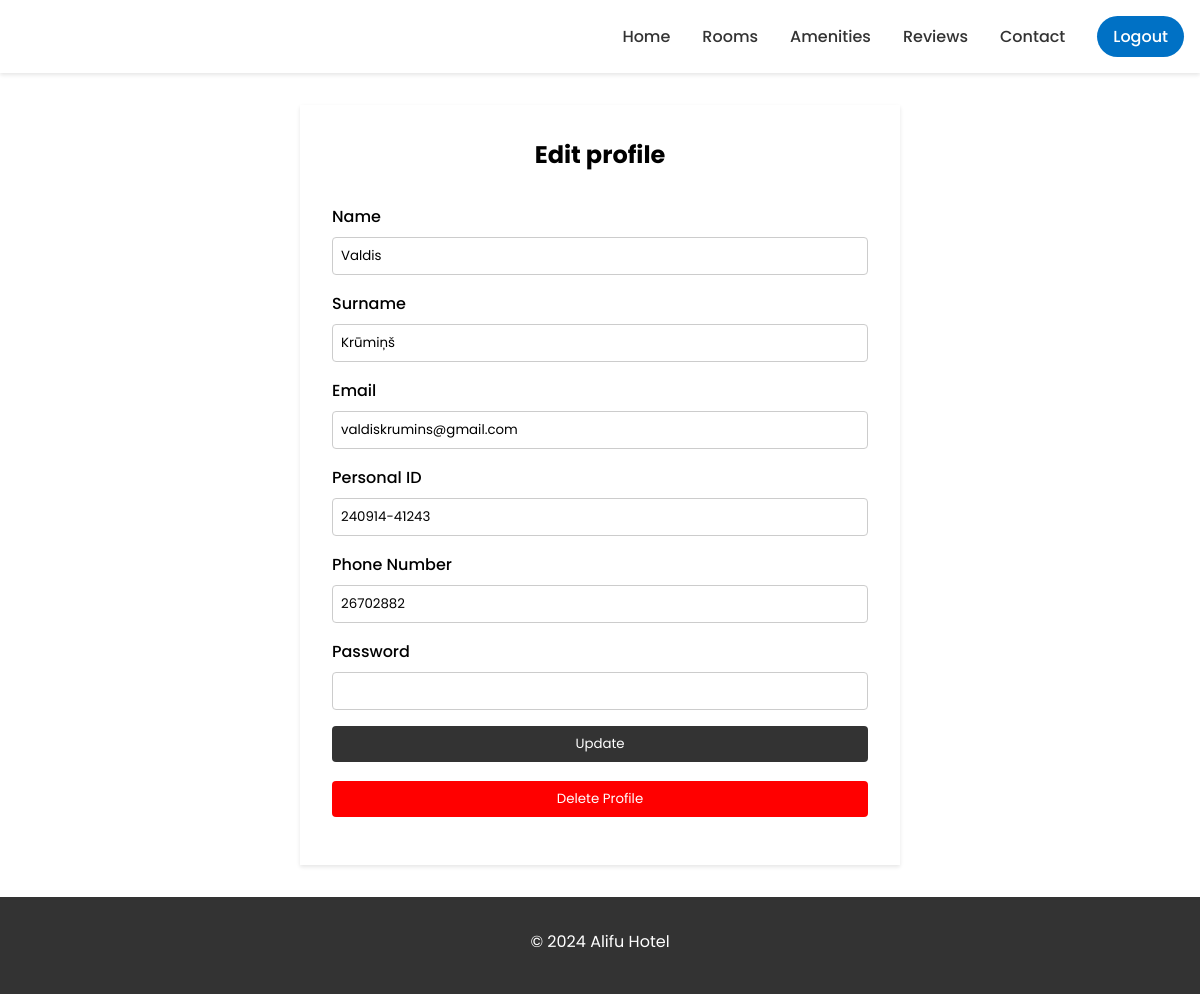
Page /profile.php (signed in) on the committed database.
### tables this page shows
CREATE TABLE `users` (
  `id` int(11) UNSIGNED NOT NULL,
  `name` varchar(255) NOT NULL,
  `surname` varchar(255) NOT NULL,
  `email` varchar(255) NOT NULL,
  `personal_id` char(12) NOT NULL,
  `phone_number` varchar(20) NOT NULL,
  `password` varchar(200) NOT NULL,
  `total_reservations` int(11) UNSIGNED DEFAULT 0,
  `administrator` tinyint(1) DEFAULT 0,
  `created_at` timestamp NOT NULL DEFAULT current_timestamp(),
  `updated_at` timestamp NOT NULL DEFAULT current_timestamp() ON UPDATE current_timestamp()
);

### profile.php (the view, shortened to what this page needs)
<?php
require_once('db_connection.php');
?>
<!DOCTYPE html>
<html lang="en">
  <head>
    <link rel="stylesheet" href="css/profile.css">
  </head>
  <body>
    <header>
      <nav>
        <ul>
          <li><a href="index.php">Home</a></li>
          <li><a href="#">Rooms</a></li>
          <li><a href="#">Amenities</a></li>
          <li><a href="#">Reviews</a></li>
          <li><a href="#">Contact</a></li>
          <a href="backend/logout.php" class="loginregisterbutton">Logout</a>
        </ul>
      </nav>
    </header>
    <main>
      <section class="profile">
        <h2>Edit profile</h2>
        <?php
          $query = "SELECT * FROM users WHERE id = ".$_SESSION['user_id'];
          $result = mysqli_query($conn, $query);
          $row = mysqli_fetch_assoc($result);
        ?>
        <form action="profile.php" method="POST">
          <div class="form-group">
            <label for="name">Name</label>
            <input type="text" name="name" id="name" value="<?php echo $row['name']; ?>" required>
          </div>
          <div class="form-group">
            <label for="surname">Surname</label>
            <input type="text" name="surname" id="surname" value="<?php echo $row['surname']; ?>" required>
          </div>
          <div class="form-group">
            <label for="email">Email</label>
            <input type="email" name="email" id="email" value="<?php echo $row['email']; ?>" required>
          </div>
          <div class="form-group">
            <label for="personal_id">Personal ID</label>
            <input type="text" name="personal_id" id="personal_id" value="<?php echo $row['personal_id']; ?>" required>
          </div>
          <div class="form-group">
            <label for="phone_number">Phone Number</label>
            <input type="text" name="phone_number" id="phone_number" value="<?php echo $row['phone_number']; ?>" required>
          </div>
          <div class="form-group">
            <label for="password">Password</label>
            <input type="password" name="password" id="password" required>
          </div>
          <button type="submit" name="update">Update</button>
          <button type="submit" name="delete" id="buttondelete">Delete Profile</button>
        </form>
      </section>
    </main>
    <footer>
      <p>&copy; 2024 Alifu Hotel</p>
    </footer>
  </body>
</html>

### css/profile.css (style rules this page uses)
* { margin: 0; padding: 0; box-sizing: border-box; font-family: "Poppins", sans-serif; }
a { color: #333; text-decoration: none; }
ul { list-style: none; }
header { background-color: #fff; padding: 1rem; box-shadow: 0 2px 4px rgba(0, 0, 0, 0.1); }
nav ul { display: flex; justify-content: flex-end; align-items: center; }
nav ul li { margin-right: 2rem; }
.loginregisterbutton { background-color: #0071c5; color: #fff; padding: 0.5rem 1rem; border-radius: 2rem; transition: background-color 0.3s ease; text-decoration: none; font-weight: 500; }
nav ul li a { font-weight: 500; }
main { max-width: 600px; margin: 2rem auto; padding: 2rem; background-color: #fff; box-shadow: 0 2px 4px rgba(0, 0, 0, 0.1); }
h2 { margin-bottom: 2rem; text-align: center; }
label { display: block; font-weight: 500; margin-bottom: 0.5rem; }
input[type="email"], input[type="password"], input[type="text"] { padding: 0.5rem; border: 1px solid #ccc; border-radius: 4px; margin-bottom: 1rem; width: 100%; }
button { padding: 0.5rem 1rem; background-color: #333; color: #fff; border: none; border-radius: 4px; cursor: pointer; margin-bottom: 1rem; width: 100%; }
.profile { display: block; }
footer { background-color: #333; color: #fff; padding: 2rem; text-align: center; }
footer p { margin-bottom: 0.5rem; }
#buttondelete { background-color: red; color: #fff; border: none; border-radius: 4px; cursor: pointer; margin-bottom: 1rem; width: 100%; padding: 0.5rem 1rem; margin-top: 0.2rem; margin-bottom: 1rem; margin-left: auto; margin-right: auto; }

### rows in the picture
users: name "Valdis", surname "Krūmiņš", email "valdiskrumins@gmail.com", personal_id "240914-41243", phone_number "26702882"
